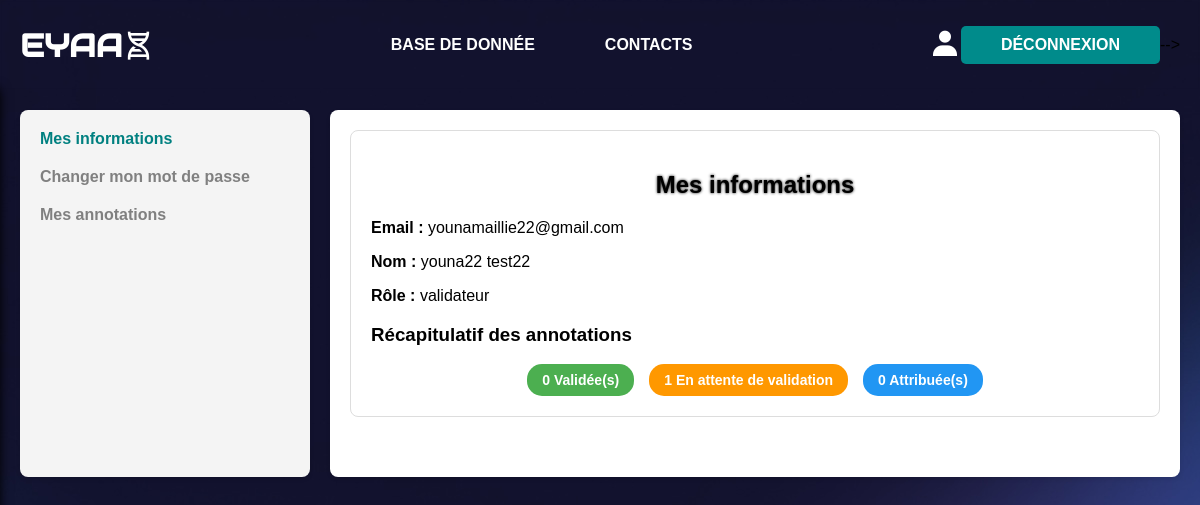
The app's page /profil/informations/ (signed in) with its own data.
### core/models.py (models this page shows, shortened)
class CustomUser(AbstractUser):
    username = None
    email = models.EmailField(unique=True, primary_key=True)
    role = models.CharField(max_length=20, choices=ROLE_CHOICES, default="lecteur")
    USERNAME_FIELD = "email"
    REQUIRED_FIELDS = ["first_name", "last_name"]
    objects = CustomUserManager()  # Lien avec le gestionnaire personnalisé

### core/views.py (the view)
# urls.py: path('profil/informations/', views.profile_informations, name='profile_informations'),
@login_required
def profile_informations(request):
    validated_count = Annotation.objects.filter(annotation_author=request.user, is_validated=True).count()
    awaiting_count = Annotation.objects.filter(annotation_author=request.user, is_validated=False, sequence__sequence_status="Awaiting validation").count()
    assigned_count = Annotation.objects.filter(annotation_author=request.user, is_validated=False, sequence__sequence_status="Assigned").count()
    return render(request, 'core/profile_informations.html', {
        'validated_count': validated_count,
        'awaiting_count': awaiting_count,
        'assigned_count': assigned_count,
    })

### core/templates/core/profile_informations.html
{% extends "core/base_profile.html" %}
{% block profile_content %}
<div id="informations">
    <h2>Mes informations</h2>
    <p><strong>Email :</strong> {{ user.email }}</p>
    <p><strong>Nom :</strong> {{ user.first_name }} {{ user.last_name }}</p>
    <p><strong>Rôle :</strong> {{ user.role }}</p>
    <h3>Récapitulatif des annotations</h3>
    <div class="annotations-summary">
        <span class="badge-annotations badge-validated">{{ validated_count }} Validée(s)</span>
        <span class="badge-annotations badge-awaiting">{{ awaiting_count }} En attente de validation</span>
        <span class="badge-annotations badge-assigned">{{ assigned_count }} Attribuée(s)</span>
    </div>
</div>
{% endblock %}

### core/static/core/style.css (style rules this page uses)
body, html { margin: 0; padding: 0; font-family: Avantgarde, sans-serif; height: 100vh; background: rgb(97,81,153); background-image: url("../images/hero-bg.jpg "); }
h2 { text-shadow: black 0 0 3px; text-align: center; font-size: 15px; }

### core/static/core/style_espace_perso.css (style rules this page uses)
#informations, #annotations, #change_PSWD { margin-bottom: 40px; }
#informations h2, #annotations h2 { font-size: 24px; margin-bottom: 20px; }
#informations p, #annotations p { font-size: 16px; }
#informations, #annotations, #change_PSWD { border: 1px solid #ddd; padding: 20px; border-radius: 8px; }
.annotations-summary { display: flex; justify-content: center; gap: 15px; margin-top: 10px; }
.badge-annotations { padding: 8px 15px; border-radius: 15px; font-weight: bold; font-size: 14px; color: white; }
.badge-annotations.badge-validated { background-color: #4CAF50; }
.badge-annotations.badge-assigned { background-color: #2196F3; }
.badge-annotations.badge-awaiting { background-color: #FF9800; }

### records on screen
CustomUser: email "younamaillie22@gmail.com", first_name "youna22", last_name "test22", role "validateur"

### other values on screen
{{ validated_count }} "0"
{{ awaiting_count }} "1"
{{ assigned_count }} "0"
